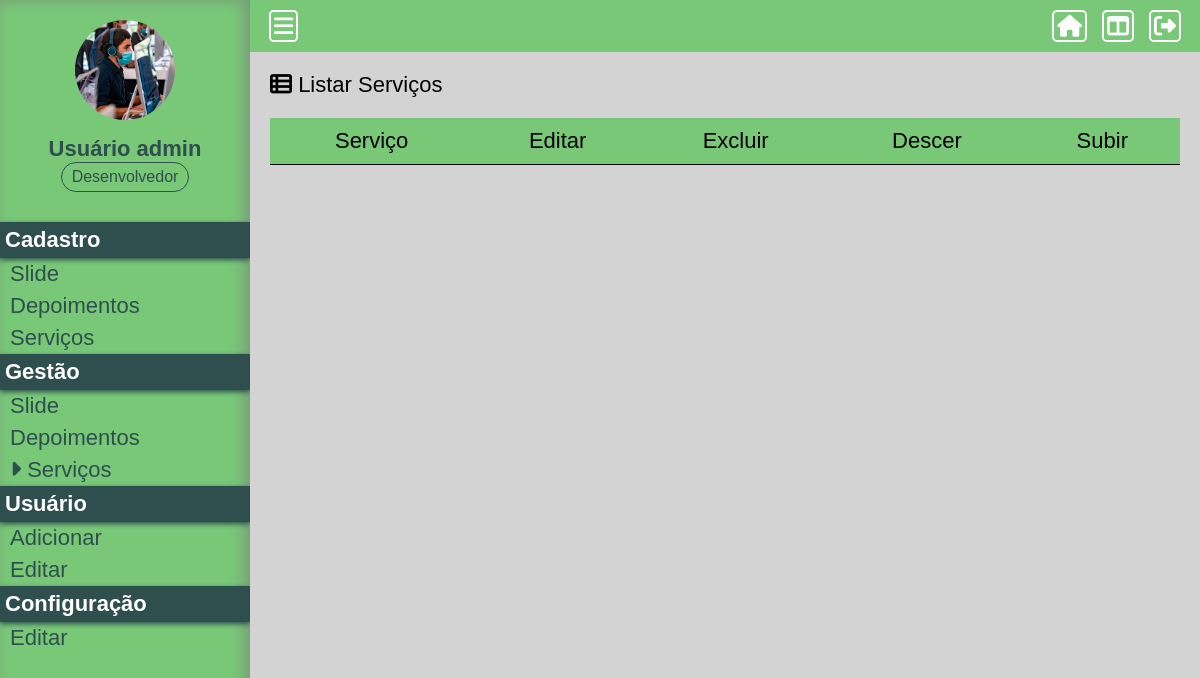
Before: /Projeto01/painel/gerir-servico (signed in) with the older database file.
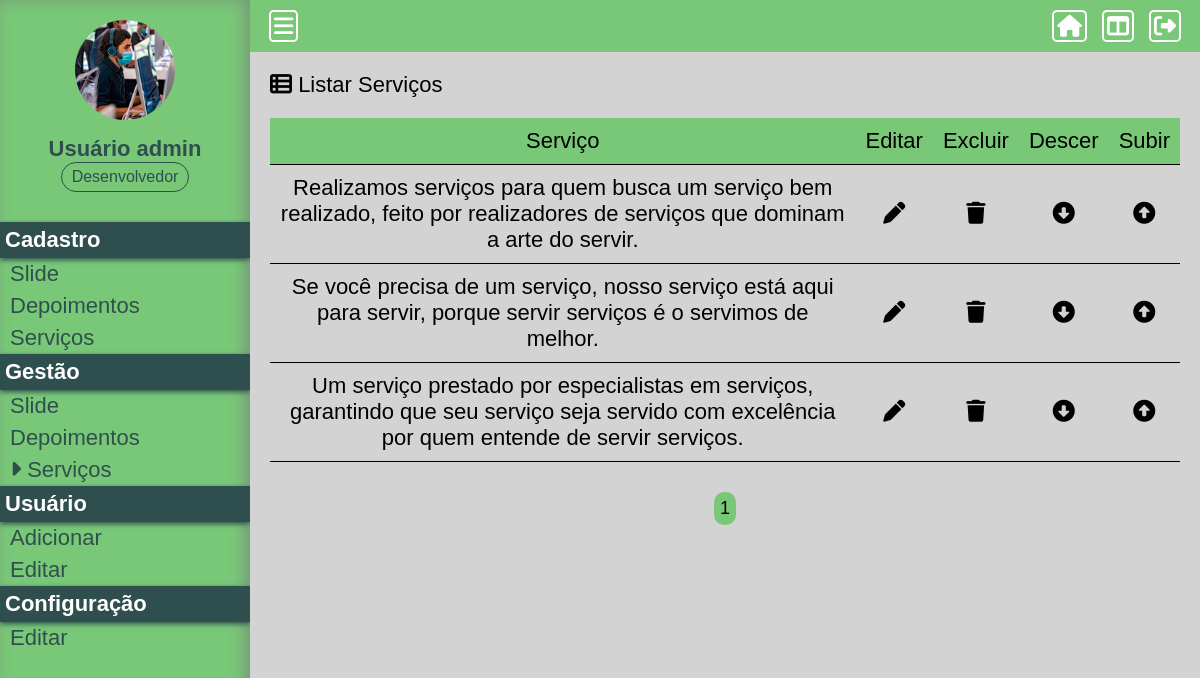
After: the same page with the newer database file.
### Projeto01/assets/classes/MySql.php (called while the page is built)
<?php
    class MySql {
        private static $pdo;
        public static function conectar() {
            if(self::$pdo == null) {
                try {
                    self::$pdo = new PDO('mysql:host='.HOST.';dbname='.DATABASE, USER, PASSWORD, array(PDO::MYSQL_ATTR_INIT_COMMAND => "SET NAMES utf8"));
                    self::$pdo -> setAttribute(PDO::ATTR_ERRMODE, PDO::ERRMODE_EXCEPTION);
                } catch(\Throwable $th) {
                    echo '<h4>Não foi possível realizar a conexão com o banco de dados</h4>';
                }
            }
            return self::$pdo;
        }
    }
?>

### Projeto01/painel/pages/gerir-servico.php (the view, shortened to what this page needs)
<?php
	$paginaAtual = isset($_GET['pagina']) ? (int) $_GET['pagina'] : 1;
	$porPagina = 5;
	$servicos = Painel::getAll(TABELA_SERVICOS, (($paginaAtual - 1)*$porPagina), $porPagina);
?>
<div class="box-content">
	<h2><i class="fa-solid fa-table-list"></i> Listar Serviços</h2>
	<div class="wraper-table">
		<table>
			<tr>
				<td>Serviço</td>
				<td>Editar</td>
				<td>Excluir</td>
				<td>Descer</td>
				<td>Subir</td>
			</tr>
			<?php foreach($servicos as $key => $value) {?>
			<tr>
				<td><?php echo $value['servico'];?></td>
				<td><a href="<?php echo INCLUDE_PATH_PAINEL ?>editar-servico?id=<?php echo $value['id'];?>" class="edit"><i class="fa-solid fa-pen"></i></a></td>
				<td><a actionBtn="delete" href="<?php echo INCLUDE_PATH_PAINEL ?>gerir-servico?excluir=<?php echo $value['id'];?>" class="delete"><i class="fa-solid fa-trash"></i></a></td>
				<td><a href="<?php echo INCLUDE_PATH_PAINEL;?>gerir-servico?order=up&id=<?php echo $value['id'];?>" class="order-down"><i class="fa-solid fa-circle-down"></i></a></td>
				<td><a href="<?php echo INCLUDE_PATH_PAINEL;?>gerir-servico?order=down&id=<?php echo $value['id'];?>" class="order-up"><i class="fa-solid fa-circle-up"></i></a></td>
			</tr>
			<?php }?>
		</table>
	</div>
	<div class="paginacao">
		<?php
		$totalPaginas = ceil(count(Painel::getAll(TABELA_SERVICOS)) / $porPagina);
		for($i = 1; $i <= $totalPaginas; $i++) {
			if($i == $paginaAtual)
				echo '<a href="'.INCLUDE_PATH_PAINEL.'gerir-servico?pagina='.$i.'" class="page-selected">'.$i.'</a>';
			else
				echo '<a href="'.INCLUDE_PATH_PAINEL.'gerir-servico?pagina='.$i.'">'.$i.'</a>';
		}
		?>
	</div>
</div>

Changed rows visible on the page:
added tb_admin.servicos: servico "Realizamos serviços para quem busca um serviço bem realizado, feito por realizadores de serviços que dominam a arte do servir."
added tb_admin.servicos: servico "Se você precisa de um serviço, nosso serviço está aqui para servir, porque servir serviços é o servimos de melhor."
added tb_admin.servicos: servico "Um serviço prestado por especialistas em serviços, garantindo que seu serviço seja servido com excelência por quem entende de servir serviços."
Other visible differences:
new list line: "1"
